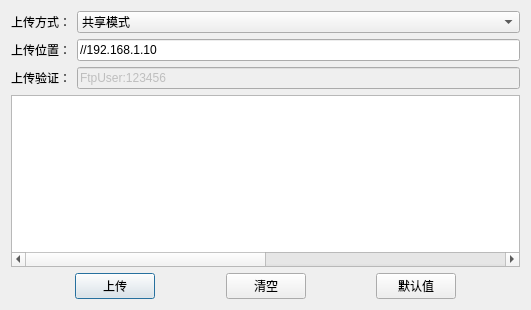
<?xml version="1.0" encoding="UTF-8"?>
<ui version="4.0">
 <class>DialogUploadFile</class>
 <widget class="QDialog" name="DialogUploadFile">
  <property name="geometry">
   <rect>
    <x>0</x>
    <y>0</y>
    <width>531</width>
    <height>310</height>
   </rect>
  </property>
  <property name="windowTitle">
   <string>文件上传窗口</string>
  </property>
  <layout class="QGridLayout" name="gridLayout">
   <item row="1" column="0">
    <widget class="QTableWidget" name="listWidget">
     <property name="contextMenuPolicy">
      <enum>Qt::CustomContextMenu</enum>
     </property>
     <property name="layoutDirection">
      <enum>Qt::LeftToRight</enum>
     </property>
     <property name="editTriggers">
      <set>QAbstractItemView::DoubleClicked|QAbstractItemView::SelectedClicked</set>
     </property>
     <property name="selectionMode">
      <enum>QAbstractItemView::SingleSelection</enum>
     </property>
     <property name="selectionBehavior">
      <enum>QAbstractItemView::SelectRows</enum>
     </property>
     <property name="gridStyle">
      <enum>Qt::NoPen</enum>
     </property>
     <property name="sortingEnabled">
      <bool>true</bool>
     </property>
     <attribute name="horizontalHeaderVisible">
      <bool>false</bool>
     </attribute>
     <attribute name="horizontalHeaderCascadingSectionResizes">
      <bool>true</bool>
     </attribute>
     <attribute name="horizontalHeaderDefaultSectionSize">
      <number>300</number>
     </attribute>
     <attribute name="horizontalHeaderMinimumSectionSize">
      <number>30</number>
     </attribute>
     <attribute name="horizontalHeaderShowSortIndicator" stdset="0">
      <bool>true</bool>
     </attribute>
     <attribute name="horizontalHeaderStretchLastSection">
      <bool>true</bool>
     </attribute>
     <attribute name="verticalHeaderVisible">
      <bool>false</bool>
     </attribute>
     <attribute name="verticalHeaderShowSortIndicator" stdset="0">
      <bool>false</bool>
     </attribute>
     <column>
      <property name="text">
       <string>路径</string>
      </property>
     </column>
     <column>
      <property name="text">
       <string>状态</string>
      </property>
     </column>
    </widget>
   </item>
   <item row="0" column="0">
    <layout class="QFormLayout" name="formLayout">
     <item row="1" column="0">
      <widget class="QLabel" name="labelUploadUrl">
       <property name="text">
        <string>上传位置：</string>
       </property>
      </widget>
     </item>
     <item row="1" column="1">
      <widget class="QLineEdit" name="lineEditUploadUrl">
       <property name="text">
        <string>//192.168.1.10</string>
       </property>
      </widget>
     </item>
     <item row="2" column="0">
      <widget class="QLabel" name="labelUploadAuth">
       <property name="text">
        <string>上传验证：</string>
       </property>
      </widget>
     </item>
     <item row="2" column="1">
      <widget class="QLineEdit" name="lineEditUploadAuth">
       <property name="enabled">
        <bool>false</bool>
       </property>
       <property name="text">
        <string>FtpUser:123456</string>
       </property>
       <property name="echoMode">
        <enum>QLineEdit::Normal</enum>
       </property>
      </widget>
     </item>
     <item row="0" column="0">
      <widget class="QLabel" name="labelUploadProtocol">
       <property name="text">
        <string>上传方式：</string>
       </property>
      </widget>
     </item>
     <item row="0" column="1">
      <widget class="QComboBox" name="comboBoxProtocol">
       <item>
        <property name="text">
         <string>共享模式</string>
        </property>
       </item>
       <item>
        <property name="text">
         <string>FTP模式</string>
        </property>
       </item>
      </widget>
     </item>
    </layout>
   </item>
   <item row="2" column="0">
    <layout class="QHBoxLayout" name="horizontalLayout">
     <item>
      <spacer name="horizontalSpacer_3">
       <property name="orientation">
        <enum>Qt::Horizontal</enum>
       </property>
       <property name="sizeHint" stdset="0">
        <size>
         <width>40</width>
         <height>20</height>
        </size>
       </property>
      </spacer>
     </item>
     <item>
      <widget class="QPushButton" name="pushButtonUpload">
       <property name="text">
        <string>上传</string>
       </property>
      </widget>
     </item>
     <item>
      <spacer name="horizontalSpacer">
       <property name="orientation">
        <enum>Qt::Horizontal</enum>
       </property>
       <property name="sizeHint" stdset="0">
        <size>
         <width>40</width>
         <height>20</height>
        </size>
       </property>
      </spacer>
     </item>
     <item>
      <widget class="QPushButton" name="pushButtonClear">
       <property name="text">
        <string>清空</string>
       </property>
      </widget>
     </item>
     <item>
      <spacer name="horizontalSpacer_2">
       <property name="orientation">
        <enum>Qt::Horizontal</enum>
       </property>
       <property name="sizeHint" stdset="0">
        <size>
         <width>40</width>
         <height>20</height>
        </size>
       </property>
      </spacer>
     </item>
     <item>
      <widget class="QPushButton" name="pushButtonDefault">
       <property name="text">
        <string>默认值</string>
       </property>
      </widget>
     </item>
     <item>
      <spacer name="horizontalSpacer_4">
       <property name="orientation">
        <enum>Qt::Horizontal</enum>
       </property>
       <property name="sizeHint" stdset="0">
        <size>
         <width>40</width>
         <height>20</height>
        </size>
       </property>
      </spacer>
     </item>
    </layout>
   </item>
  </layout>
 </widget>
 <layoutdefault spacing="6" margin="11"/>
 <resources/>
 <connections/>
</ui>
